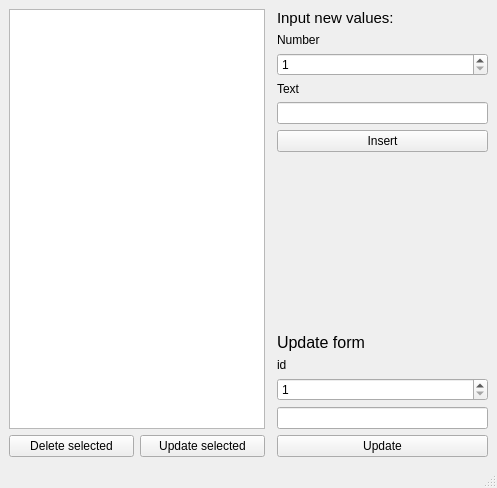
<?xml version="1.0" encoding="UTF-8"?>
<ui version="4.0">
 <class>mainWindow</class>
 <widget class="QMainWindow" name="mainWindow">
  <property name="geometry">
   <rect>
    <x>0</x>
    <y>0</y>
    <width>497</width>
    <height>488</height>
   </rect>
  </property>
  <property name="windowTitle">
   <string>ETH contract DB</string>
  </property>
  <widget class="QWidget" name="centralwidget">
   <layout class="QGridLayout" name="gridLayout">
    <item row="0" column="0">
     <layout class="QVBoxLayout" name="verticalLayout">
      <item>
       <widget class="QListView" name="listView"/>
      </item>
     </layout>
    </item>
    <item row="0" column="1" rowspan="2">
     <layout class="QFormLayout" name="formLayout">
      <item row="0" column="1">
       <widget class="QLabel" name="label">
        <property name="font">
         <font>
          <pointsize>11</pointsize>
         </font>
        </property>
        <property name="text">
         <string>Input new values:</string>
        </property>
       </widget>
      </item>
      <item row="1" column="1">
       <widget class="QLabel" name="label_2">
        <property name="text">
         <string>Number</string>
        </property>
       </widget>
      </item>
      <item row="2" column="1">
       <widget class="QSpinBox" name="number">
        <property name="minimum">
         <number>1</number>
        </property>
        <property name="maximum">
         <number>1000000</number>
        </property>
       </widget>
      </item>
      <item row="3" column="1">
       <widget class="QLabel" name="label_3">
        <property name="text">
         <string>Text</string>
        </property>
       </widget>
      </item>
      <item row="4" column="1">
       <widget class="QLineEdit" name="text"/>
      </item>
      <item row="5" column="1">
       <widget class="QPushButton" name="insert">
        <property name="text">
         <string>Insert</string>
        </property>
       </widget>
      </item>
      <item row="11" column="1">
       <widget class="QLineEdit" name="update_text"/>
      </item>
      <item row="7" column="1">
       <spacer name="verticalSpacer">
        <property name="orientation">
         <enum>Qt::Vertical</enum>
        </property>
        <property name="sizeHint" stdset="0">
         <size>
          <width>20</width>
          <height>40</height>
         </size>
        </property>
       </spacer>
      </item>
      <item row="10" column="1">
       <widget class="QSpinBox" name="update_number">
        <property name="minimum">
         <number>1</number>
        </property>
        <property name="maximum">
         <number>1000000</number>
        </property>
       </widget>
      </item>
      <item row="12" column="1">
       <widget class="QPushButton" name="update_button">
        <property name="enabled">
         <bool>true</bool>
        </property>
        <property name="text">
         <string>Update</string>
        </property>
       </widget>
      </item>
      <item row="8" column="1">
       <widget class="QLabel" name="update_form_label">
        <property name="font">
         <font>
          <pointsize>12</pointsize>
         </font>
        </property>
        <property name="text">
         <string>Update form</string>
        </property>
       </widget>
      </item>
      <item row="9" column="1">
       <widget class="QLabel" name="update_id">
        <property name="text">
         <string>id</string>
        </property>
       </widget>
      </item>
     </layout>
    </item>
    <item row="1" column="0">
     <layout class="QHBoxLayout" name="horizontalLayout">
      <item>
       <widget class="QPushButton" name="delete_2">
        <property name="text">
         <string>Delete selected</string>
        </property>
       </widget>
      </item>
      <item>
       <widget class="QPushButton" name="update">
        <property name="text">
         <string>Update selected</string>
        </property>
       </widget>
      </item>
     </layout>
    </item>
   </layout>
  </widget>
  <widget class="QMenuBar" name="menubar">
   <property name="geometry">
    <rect>
     <x>0</x>
     <y>0</y>
     <width>497</width>
     <height>20</height>
    </rect>
   </property>
  </widget>
  <widget class="QStatusBar" name="statusbar"/>
 </widget>
 <resources/>
 <connections/>
</ui>
